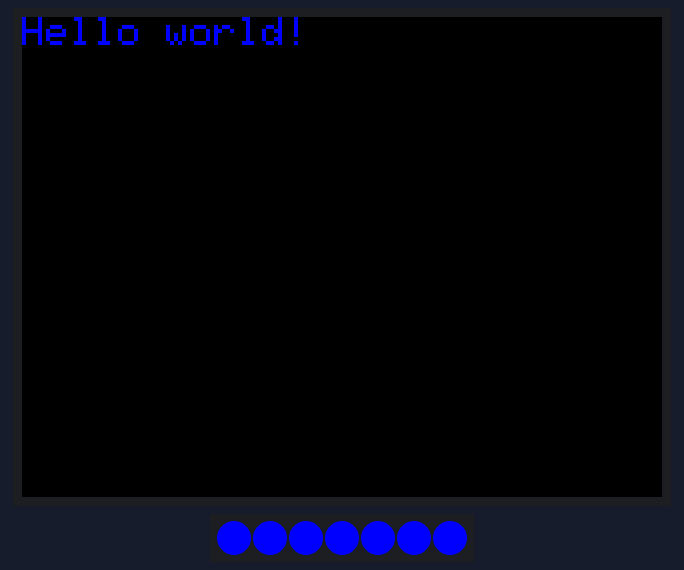
Simulated run of this sketch. Board: ESP32. Shown: 320×240 colour display, 7 RGB LEDs in strip order, left to right.

Above: at 0.2 s.
At 0.7 s:
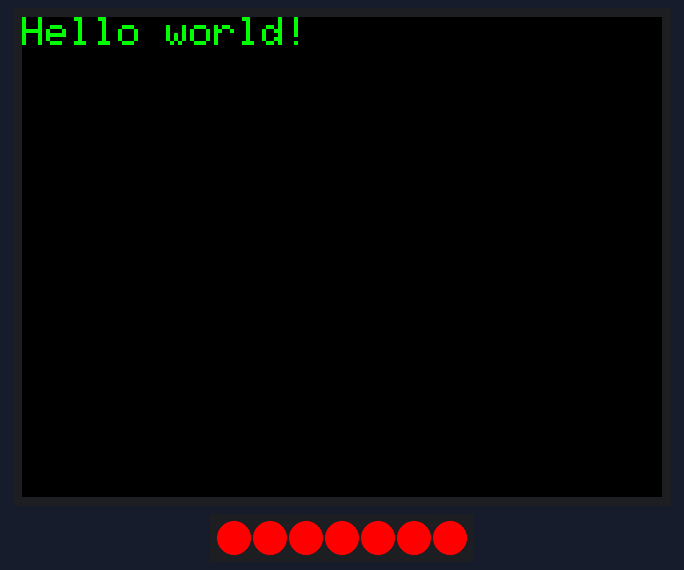
Timing chart, 0 to 130.0 s (numbered marks = the images above):
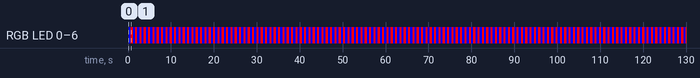

Measured:
- by itself, RGB LED 0–6: alternates RGB(255, 0, 0) for 0.51 s and RGB(0, 0, 255) for 0.51 s

The sketch:

Hello_World.ino
```cpp
#include <M5Stack.h>
#include "FastLED.h"

#define Neopixel_PIN 1
#define NUM_LEDS 7
CRGB leds[NUM_LEDS];

void setup() {
  M5.begin();   //This line should be at the beginning of every program

  FastLED.addLeds<WS2811,Neopixel_PIN,RGB>(leds, NUM_LEDS).setCorrection(TypicalLEDStrip);
  FastLED.clear();
}

void loop() {
  M5.Lcd.setTextSize(2);
  M5.Lcd.setTextColor(BLUE, BLACK);
  M5.Lcd.setCursor(0,0);
  M5.Lcd.print("Hello world!");

  fill_solid(leds, NUM_LEDS, CRGB::Blue);
  FastLED.show();

  delay(500);

  M5.Lcd.setTextColor(GREEN, BLACK);
  M5.Lcd.setCursor(0,0);
  M5.Lcd.print("Hello world!");

  fill_solid(leds, NUM_LEDS, CRGB::Red);
  FastLED.show();

  delay(500);

}
```
